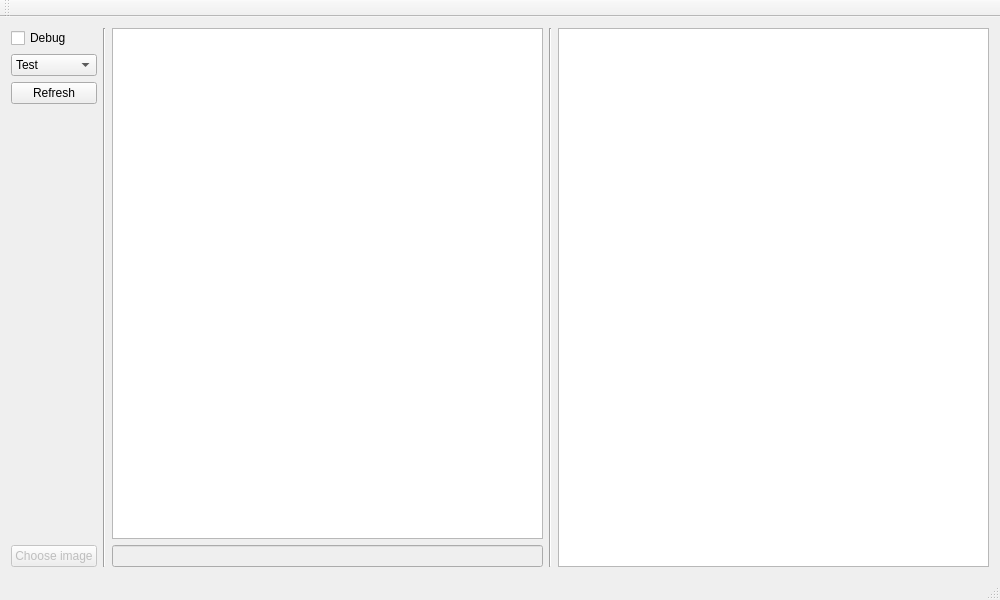
<?xml version="1.0" encoding="UTF-8"?>
<ui version="4.0">
 <class>MainWindow</class>
 <widget class="QMainWindow" name="MainWindow">
  <property name="geometry">
   <rect>
    <x>0</x>
    <y>0</y>
    <width>1000</width>
    <height>600</height>
   </rect>
  </property>
  <property name="windowTitle">
   <string>PickCell Monitor</string>
  </property>
  <widget class="QWidget" name="centralWidget">
   <layout class="QGridLayout" name="gridLayout">
    <item row="0" column="0">
     <layout class="QHBoxLayout" name="horizontalLayout">
      <item>
       <layout class="QVBoxLayout" name="verticalLayout">
        <item>
         <widget class="QCheckBox" name="debug_button">
          <property name="text">
           <string>Debug</string>
          </property>
         </widget>
        </item>
        <item>
         <widget class="QComboBox" name="appli">
          <item>
           <property name="text">
            <string>Test</string>
           </property>
          </item>
          <item>
           <property name="text">
            <string>Color</string>
           </property>
          </item>
          <item>
           <property name="text">
            <string>Social</string>
           </property>
          </item>
          <item>
           <property name="text">
            <string>Lock</string>
           </property>
          </item>
          <item>
           <property name="text">
            <string>Art</string>
           </property>
          </item>
          <item>
           <property name="text">
            <string>List</string>
           </property>
          </item>
         </widget>
        </item>
        <item>
         <widget class="QPushButton" name="refresh_button">
          <property name="text">
           <string>Refresh</string>
          </property>
         </widget>
        </item>
        <item>
         <spacer name="verticalSpacer">
          <property name="orientation">
           <enum>Qt::Vertical</enum>
          </property>
          <property name="sizeHint" stdset="0">
           <size>
            <width>20</width>
            <height>40</height>
           </size>
          </property>
         </spacer>
        </item>
        <item>
         <widget class="QPushButton" name="image_button">
          <property name="enabled">
           <bool>false</bool>
          </property>
          <property name="text">
           <string>Choose image</string>
          </property>
          <property name="checkable">
           <bool>false</bool>
          </property>
         </widget>
        </item>
       </layout>
      </item>
      <item>
       <widget class="Line" name="line_2">
        <property name="orientation">
         <enum>Qt::Vertical</enum>
        </property>
       </widget>
      </item>
      <item>
       <layout class="QVBoxLayout" name="verticalLayout_2">
        <item>
         <widget class="AppsView" name="app_view">
          <property name="sizePolicy">
           <sizepolicy hsizetype="Expanding" vsizetype="Expanding">
            <horstretch>0</horstretch>
            <verstretch>0</verstretch>
           </sizepolicy>
          </property>
         </widget>
        </item>
        <item>
         <widget class="QLineEdit" name="infos">
          <property name="enabled">
           <bool>false</bool>
          </property>
         </widget>
        </item>
       </layout>
      </item>
      <item>
       <widget class="Line" name="line">
        <property name="orientation">
         <enum>Qt::Vertical</enum>
        </property>
       </widget>
      </item>
      <item>
       <widget class="CellsView" name="cells_view">
        <property name="sizePolicy">
         <sizepolicy hsizetype="Expanding" vsizetype="Expanding">
          <horstretch>0</horstretch>
          <verstretch>0</verstretch>
         </sizepolicy>
        </property>
       </widget>
      </item>
     </layout>
    </item>
   </layout>
  </widget>
  <widget class="QMenuBar" name="menuBar">
   <property name="geometry">
    <rect>
     <x>0</x>
     <y>0</y>
     <width>1000</width>
     <height>22</height>
    </rect>
   </property>
  </widget>
  <widget class="QToolBar" name="mainToolBar">
   <attribute name="toolBarArea">
    <enum>TopToolBarArea</enum>
   </attribute>
   <attribute name="toolBarBreak">
    <bool>false</bool>
   </attribute>
  </widget>
  <widget class="QStatusBar" name="statusBar"/>
 </widget>
 <layoutdefault spacing="6" margin="11"/>
 <customwidgets>
  <customwidget>
   <class>CellsView</class>
   <extends>QGraphicsView</extends>
   <header>view/cellsview.h</header>
  </customwidget>
  <customwidget>
   <class>AppsView</class>
   <extends>QGraphicsView</extends>
   <header>view/appsview.h</header>
  </customwidget>
 </customwidgets>
 <resources/>
 <connections/>
</ui>
